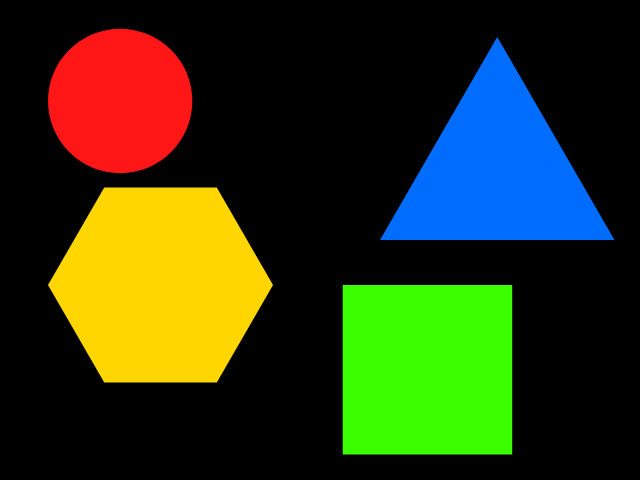
#> input picture Photos/shapes.png, 640 x 480 px, found by its file name
$ python color_detection.py
#> lines starting #> are read from the running program, lines starting #| are printed output that depends on the picture; after the words box and inside, x2 and y2 are one past the last pixel; in counts of white or black regions, pixels touching at a corner belong together
import cv2 as cv
import cv2
import numpy as np


img = cv2.imread("Photos/shapes.png")
#> img is the input picture: shape (480, 640, 3); mean B, G, R 20.9, 56.4, 46.4

# Finding Yellow Color
# hue is another name of color
# Pass the BGR values format you want
yellow = np.uint8([[[0, 214, 255]]])
h, s, v = cv.cvtColor(yellow, cv.COLOR_BGR2HSV)[0][0]

# 1:
# Now you take [H-10, 100,100] and [H+10, 255, 255] as the lower bound and upper bound respectively from previous result

# 2:
# you might want to adjust the ranges(+-10, etc):
# lower = np.array([pixel[0] - 10, pixel[1] - 10, pixel[2] - 40])
# upper = np.array([pixel[0] + 10, pixel[1] + 10, pixel[2] + 40])

lower_bound_hue = np.array([h-10, 100, 100])
upper_bound_hue = np.array([h+10, 255, 255])
hsv = cv.cvtColor(img, cv.COLOR_BGR2HSV)
#> hsv: shape (480, 640, 3); mean H, S, V 16.1, 84.4, 84.5
mask = cv.inRange(hsv, lower_bound_hue, upper_bound_hue)
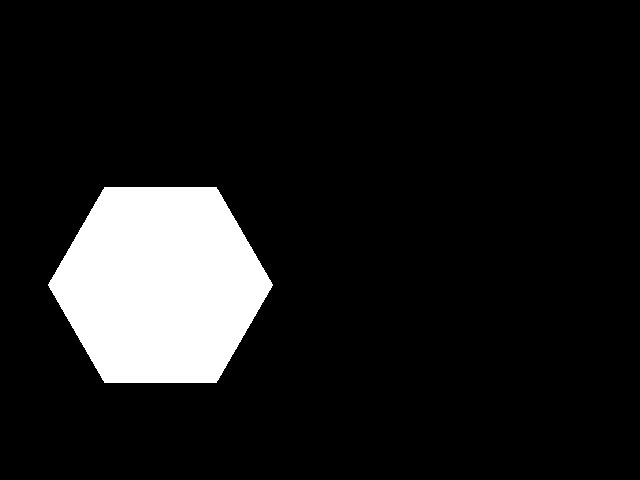
#> mask: shape (480, 640); 10.8% white; 1 white region, box (x1, y1, x2, y2) and area: (48, 187, 273, 383) 33071
result = cv.bitwise_and(img, img, mask=mask)
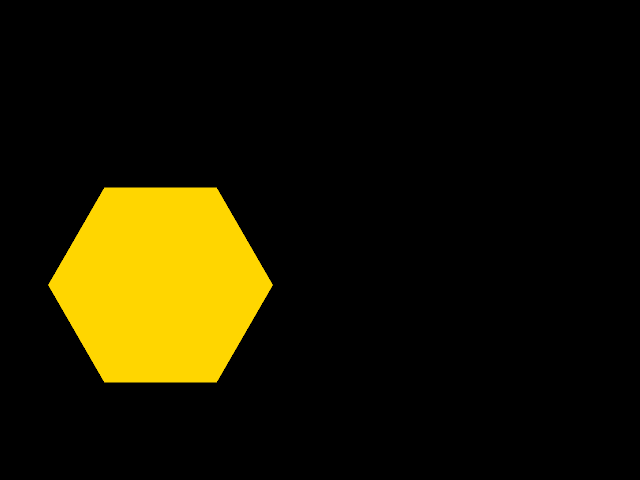
#> result: shape (480, 640, 3); mean B, G, R 0, 22.9, 27.3

cv.imshow("Result", result)

cv.waitKey(0)
cv2.destroyAllWindows()
